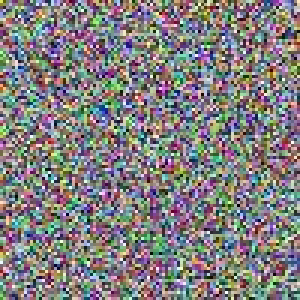
#> input picture src/modules/cleaner/rand1.jpg, 100 x 100 px (shown 3 times larger); its folder holds only this picture in this run
$ python -i logic_orb.py   (imports and definitions only)
#> lines starting #> are read from the running program, lines starting #| are printed output that depends on the picture
### src/utils_io.py

import os
import shutil
import logging
import time


def ensure_long_path(path):
    r"""
    Ensure the path handles Windows long paths (prefix \\?\).
    """
    if not path:
        return path
    if os.name == 'nt' and path.startswith('\\\\?\\'):
        # Windows APIs strictly require backslashes when using the long path prefix
        return path.replace('/', '\\')
    if os.name == 'nt' and not path.startswith('\\\\?\\'):
        abs_path = os.path.abspath(path)
        if abs_path.startswith('\\\\'):
            # Это сетевой путь (UNC)
            return '\\\\?\\UNC\\' + abs_path[2:]
        return '\\\\?\\' + abs_path
    return path

# [157 lines left out: functions strip_long_path_prefix, safe_path_exists, safe_is_file, safe_is_dir, smart_move_file, not called in this run]

def safe_cv2_imread(path: str):
    """
    Безопасное чтение изображения через OpenCV с поддержкой:
    1. Русских символов (кириллицы) в пути (через numpy.fromfile).
    2. Длинных путей Windows (через нормализацию и префикс \\?\).
    """
#> called with path = 'rand1.jpg'
    import cv2
    import numpy as np

    path = ensure_long_path(os.path.normpath(path))
    try:
        # Чтение через байтовый поток numpy для обхода ограничений cv2.imread
        with open(path, "rb") as stream:
            bytes_array = bytearray(stream.read())
        numpyarray = np.asarray(bytes_array, dtype=np.uint8)
        img = cv2.imdecode(numpyarray, cv2.IMREAD_COLOR)
#> img is the input picture: shape (100, 100, 3); mean B, G, R 127.7, 126.8, 129.3

        # Если cv2 не справился (например, AVIF), пробуем через Pillow
        if img is None:
            try:
                from PIL import Image
                import pillow_avif
                with Image.open(path) as pil_img:
                    if pil_img.mode != 'RGB':
                        pil_img = pil_img.convert('RGB')
                    img = np.array(pil_img)
                    img = cv2.cvtColor(img, cv2.COLOR_RGB2BGR)
            except Exception as pil_e:
                logging.debug(f"Pillow fallback failed for {path}: {pil_e}")

        return img
    except Exception as e:
        logging.error(f"Ошибка безопасного чтения изображения {path}: {e}")
        return None

# [135 lines left out: functions safe_cv2_imwrite, is_video_safe_for_qt, check_file_system_block, unblock_file_system_attributes, not called in this run]

### src/modules/cleaner/logic_orb.py
import os
import cv2
import numpy as np
import logging
import sqlite3
import threading
import contextlib
import zlib
from collections import OrderedDict

from logic_paths import get_app_data_dir
from utils_io import safe_cv2_imread, ensure_long_path, strip_long_path_prefix

CURRENT_CACHE_VERSION = 1
MAX_MEMORY_CACHE_ITEMS = 150

class OrbEngine:
    # [40 lines left out: function match_template, not called in this run]

    """Движок для поиска фрагментов на основе ORB/SIFT Feature Matching."""

    def __init__(self, max_features=0):
        # Инициализация SIFT (работает гораздо точнее для вырезанных фрагментов)
        self.orb = cv2.SIFT_create(nfeatures=10000)

        # Настройка матчера (для SIFT используется NORM_L2)
        self.matcher = cv2.BFMatcher(cv2.NORM_L2, crossCheck=False)

    def _resize_if_needed(self, img, max_dim=1920):
        """Уменьшает изображение, если оно слишком большое, для скорости."""
        h, w = img.shape[:2]
        if max(h, w) > max_dim:
            scale = max_dim / max(h, w)
            new_w, new_h = int(w * scale), int(h * scale)
            img = cv2.resize(img, (new_w, new_h), interpolation=cv2.INTER_AREA)
            return img, scale
        return img, 1.0

    def extract_features(self, image_path, max_dim=1920):
        """Извлекает ключевые точки и дескрипторы из изображения."""
        img = safe_cv2_imread(image_path)
        if img is None:
            return None, None, None, 1.0

        gray = cv2.cvtColor(img, cv2.COLOR_BGR2GRAY)
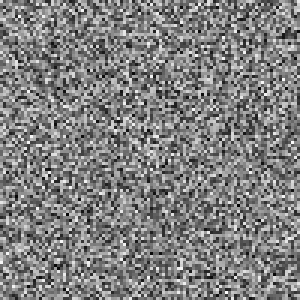
#> gray: shape (100, 100) (shown 3 times larger); min 2, max 254, mean 127.7
        gray, scale = self._resize_if_needed(gray, max_dim)
#> scale = 1

        # Извлекаем ключевые точки и дескрипторы
        keypoints, descriptors = self.orb.detectAndCompute(gray, None)
#> keypoints = 16 keypoints; strongest (x, y, size): (81, 94, 1.9), (6, 82, 2.6), (25, 27, 2.4), (83, 44, 2.3)
        return keypoints, descriptors, img.shape[:2], scale

    # [59 lines left out: functions extract_features_from_img, match, not called in this run]


class OrbCacheManager:
    """
    Менеджер для сохранения и загрузки дескрипторов SIFT/ORB в компактную базу SQLite.
    Поддерживает WAL-режим, сжатие дескрипторов через zlib и строгий LRU-кэш в ОЗУ.
    """
    DB_NAME = "sift_cache.db"

    # [272 lines left out: functions __init__, _get_connection, _conn, init_db, _cleanup_legacy_pkl_files, _put_memory_cache and 6 more, not called in this run]

    def __del__(self):
        self.close()

>>> result = OrbEngine().extract_features('rand1.jpg')

$ run again, on src/modules/cleaner/rand2.jpg
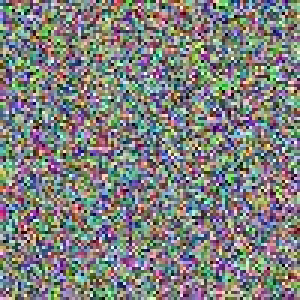
#> input picture src/modules/cleaner/rand2.jpg, 100 x 100 px (shown 3 times larger)
#> in safe_cv2_imread, img is the input picture: shape (100, 100, 3); mean B, G, R 126.4, 128.2, 126.7
#> in extract_features, `gray = cv2.cvtColor(img, cv2.COLOR_BGR2GRAY)`:
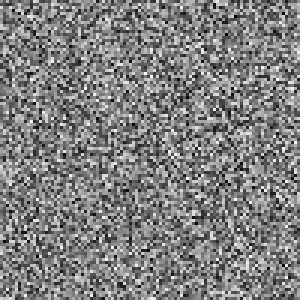
#> gray: shape (100, 100) (shown 3 times larger); min 2, max 253, mean 127.6
#> scale = 1
#> keypoints = 33 keypoints; strongest (x, y, size): (6, 39, 2), (36, 52, 1.8), (35, 35, 1.8), (71, 30, 2.1)
